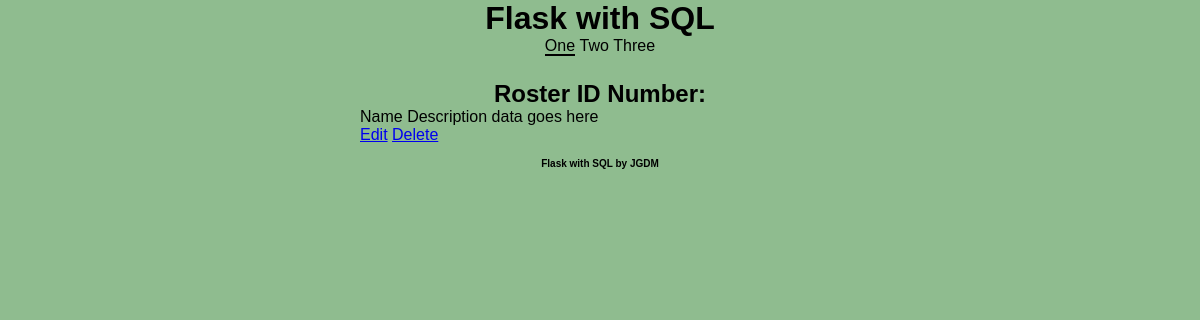
The app's page /single/7, older data.
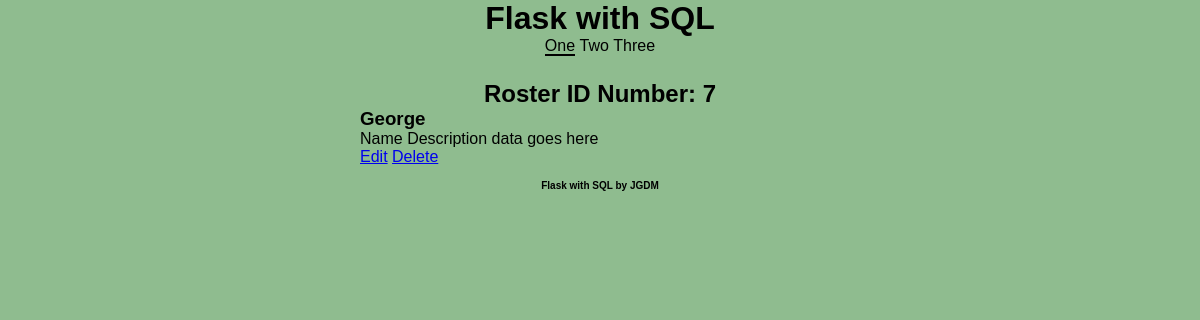
The same page, newer data.
### models.py (models this page shows, shortened)
class Roster(db.Model):
    id = db.Column(db.Integer(), primary_key=True)
    name = db.Column("Name", db.String(80), unique=True, nullable=False)
    age = db.Column("Age", db.Integer, unique=True, nullable=False)
    joined = db.Column('Joined', db.DateTime, default=datetime.datetime.now)

### app.py (the view)
@app.route('/single/<id>', methods=['GET'])
def single(id):
    roster = Roster.query.get(id)
    return render_template('single.html', roster = roster)

### templates/single.html (shortened to what this page needs)
{% extends "main.html" %}
    {% block nav_block %}
        <nav>
            <ul>
                <li><a href="/" class="selected" >One</a></li>
                <li><a href="/two">Two</a></li>
                <li><a href="/three">Three</a></li>
            </ul>
        </nav>
    {% endblock %}
    {% block main_block %}
        <h2>Roster ID Number: {{ roster.id }}</h2>
        <div class="name_data_single">
            <h3>{{ roster.name }}</h3>
            <p>Name Description data goes here</p>
        </div>
        <div class="edit-delete-block">
            <a href="{{ url_for('form_edit', id=roster.id) }}" class="btn_edit">Edit</a>
            <a href="{{ url_for('delete_record', id=roster.id) }}" class="btn_delete">Delete</a>
        </div>
    {% endblock %}

Row changes from the older to the newer data that the page shows:
added Roster: id "7", name "George"
